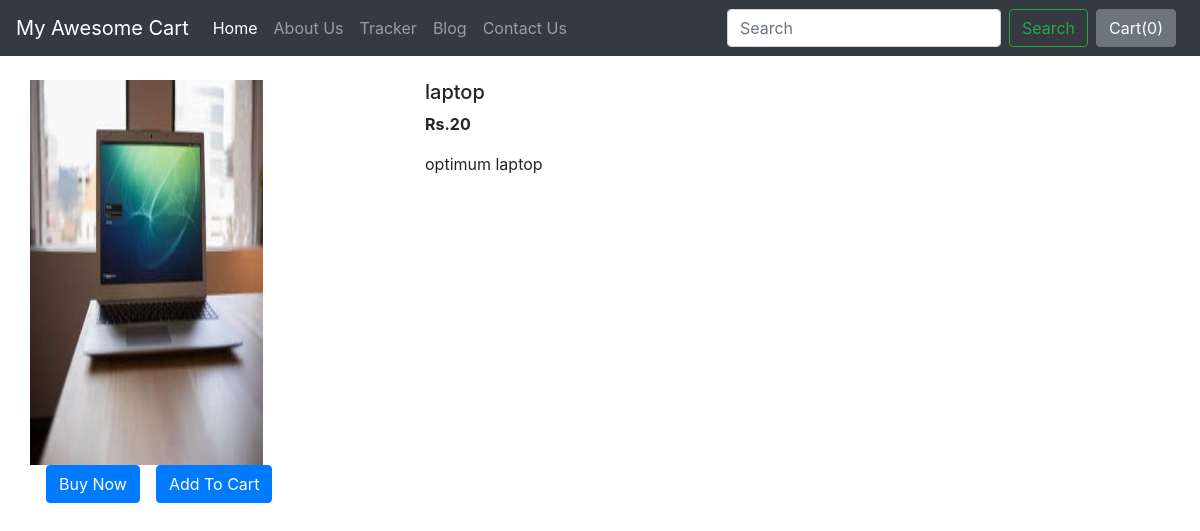
/shop/products/34, run on the app's committed database.
### shop/views.py (the view)
# urls.py: path("products/<int:myid>",views.productView,name="ProductView"),
def productView(request, myid):
    product = Product.objects.filter(id=myid)
    return render(request, 'shop/prodView.html', {'product':product[0]})

### shop/templates/shop/prodView.html (shortened to what this page needs)
{% extends 'shop/basic.html' %}
{% block body %}
<div class="container my-4">
    <div class="row">
    <div class="col-md-4">
    <div class="row">
        <img src="/media/{{product.image}}" width="233px" height="385px">
    </div>
        <div class="row">
            <button class="btn btn-primary mx-3">Buy Now</button>
            <button class="btn btn-primary">Add To Cart</button>
        </div>
    </div>
    <div class="col-md-8">
        <h5>{{product.product_name}}</h5>
        <p><b>Rs.{{product.price}} </b></p>
        <p>{{product.desc}}</p>
    </div>
    </div>
</div>
{% endblock %}

### data on the page
Product: image (picture), product_name "laptop", price "20", desc "optimum laptop"
